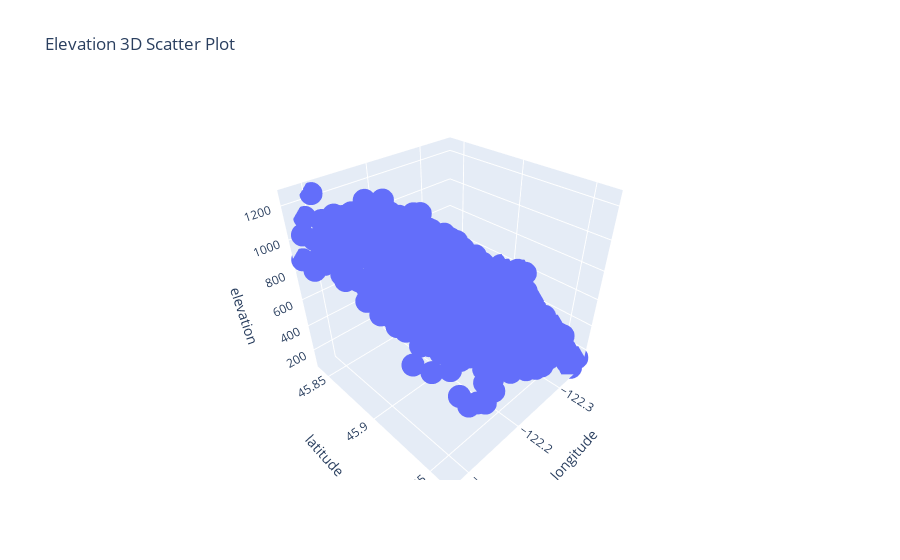

Source (notebook cell):
### Code cell
import plotly.express as px

fig = px.scatter_3d(elevation_grid_by_num_splits, x='longitude', y='latitude', z='elevation', title='Elevation 3D Scatter Plot')

# Show the plot
fig.show()

### Figure 1 — Plotly figure (JSON) as saved in the notebook; plotly's stock layout.template omitted (floating-point values rounded to 4 significant figures; data arrays with more than 128 entries replaced by an {"elided": "..."} marker saying what was removed)
{"data": [{"hovertemplate": "longitude=%{x}<br>latitude=%{y}<br>elevation=%{z}<extra></extra>", "legendgroup": "", "marker": {"color": "#636efa", "symbol": "circle"}, "mode": "markers", "name": "", "scene": "scene", "showlegend": false, "type": "scatter3d", "x": {"elided": "400 float values"}, "y": {"elided": "400 float values"}, "z": {"elided": "400 int values"}}], "layout": {"legend": {"tracegroupgap": 0}, "scene": {"domain": {"x": [0, 1], "y": [0, 1]}, "xaxis": {"title": {"text": "longitude"}}, "yaxis": {"title": {"text": "latitude"}}, "zaxis": {"title": {"text": "elevation"}}}, "title": {"text": "Elevation 3D Scatter Plot"}}}
